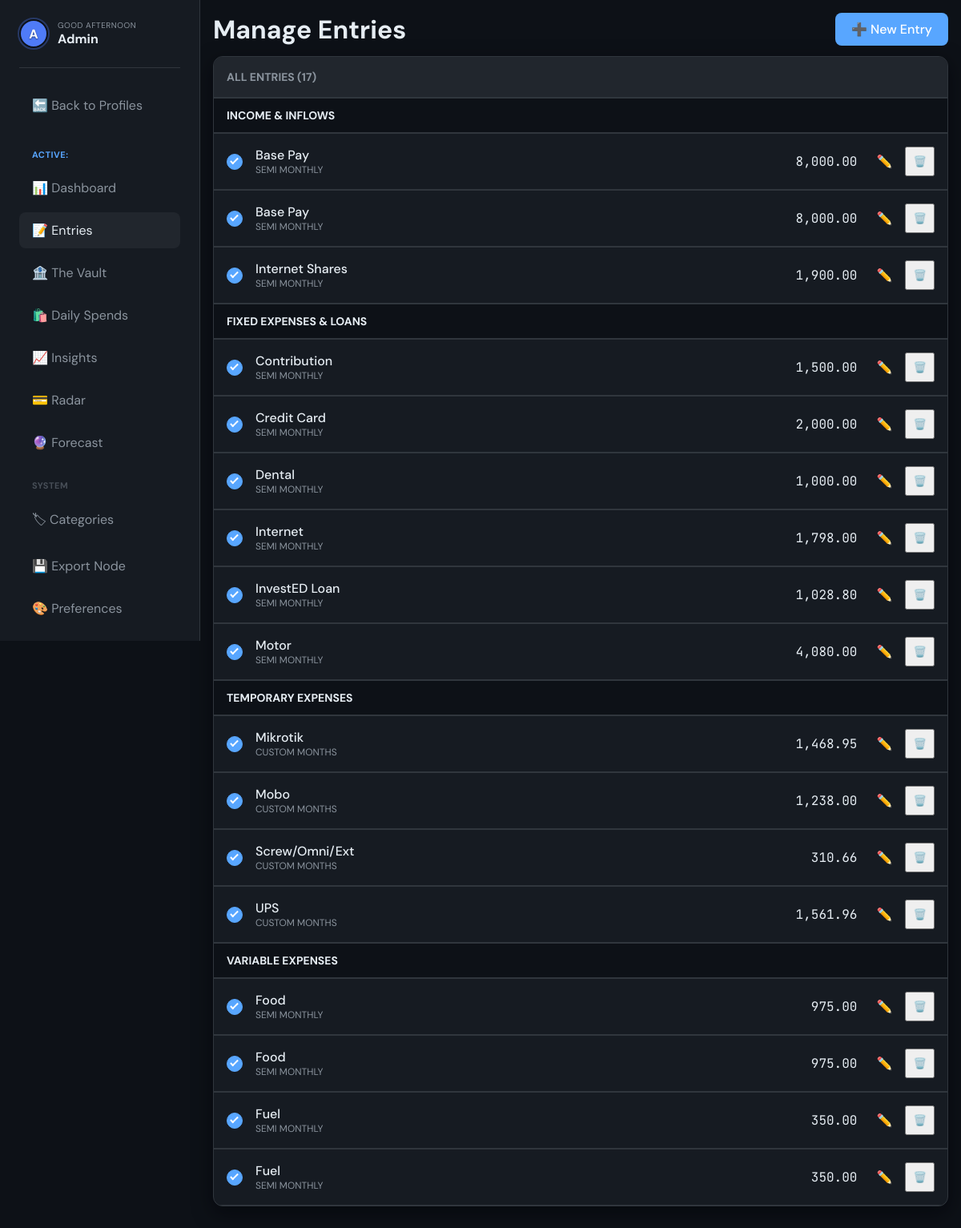
Screenshot of /entries/1 (signed in) with the database file from the repository.
### tables this page shows
CREATE TABLE entries (
    id INT UNSIGNED AUTO_INCREMENT PRIMARY KEY,
    profile_id INT UNSIGNED NOT NULL,
    category_id INT UNSIGNED NOT NULL,
    name VARCHAR(150) NOT NULL,
    amount DECIMAL(12,2) NOT NULL DEFAULT 0.00,
    type ENUM('inflow','outflow') NOT NULL,
    is_active BOOLEAN DEFAULT TRUE,
    notes TEXT,
    created_at TIMESTAMP DEFAULT CURRENT_TIMESTAMP,
    updated_at TIMESTAMP DEFAULT CURRENT_TIMESTAMP ON UPDATE CURRENT_TIMESTAMP,
    FOREIGN KEY (profile_id) REFERENCES profiles(id) ON DELETE CASCADE,
    FOREIGN KEY (category_id) REFERENCES categories(id) ON DELETE RESTRICT
);

CREATE TABLE categories (
    id INT UNSIGNED AUTO_INCREMENT PRIMARY KEY,
    profile_id INT UNSIGNED NOT NULL,
    name VARCHAR(100) NOT NULL,
    type ENUM('inflow','outflow','savings') NOT NULL DEFAULT 'outflow',
    color VARCHAR(7) DEFAULT '#888888',
    icon VARCHAR(50) DEFAULT 'tag',
    sort_order SMALLINT DEFAULT 0,
    created_at TIMESTAMP DEFAULT CURRENT_TIMESTAMP,
    FOREIGN KEY (profile_id) REFERENCES profiles(id) ON DELETE CASCADE
);

CREATE TABLE entry_frequencies (
    id INT UNSIGNED AUTO_INCREMENT PRIMARY KEY,
    entry_id INT UNSIGNED NOT NULL,
    frequency_type ENUM('weekly','bi_weekly','semi_monthly','monthly','quarterly','semi_annual','annual','custom_months','one_time') NOT NULL,
    specific_day TINYINT UNSIGNED,
    specific_date DATE,
    is_first_half BOOLEAN DEFAULT TRUE,
    start_date DATE,
    end_date DATE,
    total_months TINYINT UNSIGNED,
    months_paid TINYINT UNSIGNED DEFAULT 0,
    repeat_on_months JSON,
    created_at TIMESTAMP DEFAULT CURRENT_TIMESTAMP,
    FOREIGN KEY (entry_id) REFERENCES entries(id) ON DELETE CASCADE
);

### index.php (called while the page is built, shortened)
<?php
spl_autoload_register(function ($class) {
    $class = str_replace('\\', DIRECTORY_SEPARATOR, $class);
    $file = __DIR__ . DIRECTORY_SEPARATOR . $class . '.php';
});
require_once 'core/Router.php';
$router = new core\Router();
$router->get('/login', 'AuthController@login');
$router->post('/login', 'AuthController@authenticate');
$router->get('/register', 'AuthController@register');
$router->post('/register', 'AuthController@store');
$router->get('/logout', 'AuthController@logout');
$router->get('/account', 'AccountController@index');
$router->post('/account/profile', 'AccountController@updateProfile');
$router->post('/account/password', 'AccountController@updatePassword');
$router->get('/tools/compound', 'GlobalController@compound');
$router->get('/tools/loan', 'GlobalController@loan');
$router->get('/system/security', 'GlobalController@security');
$router->get('/system/master-backup', 'GlobalController@masterBackup');
$router->post('/system/master-restore', 'GlobalController@masterRestore');
$router->get('/', 'ProfileController@index');
$router->get('/profile/create', 'ProfileController@create');
$router->post('/profile/create', 'ProfileController@store');
$router->get('/profile/{id}/edit', 'ProfileController@edit');
$router->post('/profile/{id}/edit', 'ProfileController@update');
$router->get('/profile/{id}/delete', 'ProfileController@delete');
$router->get('/dashboard/{profile_id}', 'DashboardController@index');
$router->post('/dashboard/tx/{id}/toggle', 'DashboardController@toggleTx');
$router->post('/dashboard/tx/{id}/amount', 'DashboardController@updateTxAmount');
$router->post('/dashboard/{profile_id}/quick', 'DashboardController@quickAdd');
$router->get('/entries/{profile_id}', 'EntryController@index');
$router->get('/entries/{profile_id}/create', 'EntryController@create');
$router->post('/entries/{profile_id}/store', 'EntryController@store');
$router->get('/entries/edit/{id}', 'EntryController@edit');
$router->post('/entries/{id}/update', 'EntryController@update');
$router->post('/entries/{id}/toggle', 'EntryController@toggleActive');
$router->post('/entries/{id}/delete', 'EntryController@delete');
$router->get('/categories/{profile_id}', 'CategoryController@index');
$router->post('/categories/{profile_id}/store', 'CategoryController@store');
$router->post('/categories/{profile_id}/reorder', 'CategoryController@reorder');
$router->get('/categories/edit/{id}', 'CategoryController@edit');
$router->post('/categories/{id}/update', 'CategoryController@update');
$router->post('/categories/{id}/delete', 'CategoryController@delete');
$router->get('/calculator/{profile_id}', 'CalculatorController@index');
$router->get('/calculator/{profile_id}/import', 'CalculatorController@importPeriod');
$router->get('/vault/{profile_id}', 'VaultController@index');
$router->post('/vault/{profile_id}/store', 'VaultController@store');
$router->post('/vault/fund/{id}', 'VaultController@addFunds');
$router->post('/vault/delete/{id}', 'VaultController@delete');
$router->get('/insights/{profile_id}', 'InsightsController@index');
$router->get('/radar/{profile_id}', 'RadarController@index');
$router->get('/forecast/{profile_id}', 'ForecastController@index');
$router->post('/forecast/{profile_id}/add', 'ForecastController@add');
$router->post('/forecast/{profile_id}/remove', 'ForecastController@remove');
$router->post('/forecast/{profile_id}/clear', 'ForecastController@clear');
$router->get('/shopping/{profile_id}', 'ShoppingController@index');
$router->post('/shopping/{profile_id}/store', 'ShoppingController@store');
$router->post('/shopping/delete/{id}', 'ShoppingController@delete');
$router->get('/backups/{profile_id}', 'BackupController@index');
$router->get('/backups/{profile_id}/excel', 'BackupController@exportExcel');
$router->get('/backups/{profile_id}/json', 'BackupController@exportJson');
$router->post('/backups/{profile_id}/wipe', 'BackupController@wipeData');
$router->get('/preferences/{profile_id}', 'PreferenceController@index');
$url = $_SERVER['REQUEST_URI'];
$method = $_SERVER['REQUEST_METHOD'];
$router->dispatch($url, $method);

### core/Controller.php (called while the page is built, shortened)
<?php
abstract class Controller {
    protected function view(string $template, array $data = []): void {
        View::render($template, $data);
    }
}

### controllers/EntryController.php (called while the page is built, shortened)
<?php
class EntryController extends Controller {
    public function index(int $profile_id): void {
        $entryModel = new BudgetEntry();
        $catModel = new Category();
        $entries = $entryModel->getWithFrequencies($profile_id);
        $categories = $catModel->findAll(['profile_id' => $profile_id], 'sort_order ASC');
        $this->view('entries/index', [
            'entries' => $entries,
            'categories' => $categories,
            'profile_id' => $profile_id
        ]);
    }
}

### config/database.php (called while the page is built, shortened)
<?php
class Database {
    private static ?PDO $instance = null;
    public static function getInstance(): PDO {
        if (self::$instance === null) {
            $host = '127.0.0.1';
            $db   = 'budget_tracker';
            $user = 'root';
            $pass = '';
            $charset = 'utf8mb4';
            $dsn = "mysql:host=$host;dbname=$db;charset=$charset";
            $options = [
                PDO::ATTR_ERRMODE            => PDO::ERRMODE_EXCEPTION,
                PDO::ATTR_DEFAULT_FETCH_MODE => PDO::FETCH_ASSOC,
                PDO::ATTR_EMULATE_PREPARES   => false,
            ];
            try {
                self::$instance = new PDO($dsn, $user, $pass, $options);
            } catch (PDOException $e) {
                die("Database connection failed: " . $e->getMessage());
            }
        }
        return self::$instance;
    }
}

### core/Model.php (called while the page is built, shortened)
<?php
abstract class Model {
    public function __construct() {
        $this->db = Database::getInstance();
    }
}

### models/BudgetEntry.php (called while the page is built, shortened)
<?php
class BudgetEntry extends Model {
    protected string $table = 'entries';
    public function getWithFrequencies(int $profile_id): array {
        $stmt = $this->db->prepare("
            SELECT e.*, f.frequency_type, f.is_first_half, f.specific_day, f.start_date, f.end_date, f.total_months, f.months_paid, c.name as category_name
            FROM {$this->table} e
            LEFT JOIN entry_frequencies f ON e.id = f.entry_id
            JOIN categories c ON e.category_id = c.id
            WHERE e.profile_id = :pid
            ORDER BY c.sort_order ASC, e.name ASC
        ");
        $stmt->execute(['pid' => $profile_id]);
        return $stmt->fetchAll();
    }
}

### views/entries/index.php (the view, shortened to what this page needs)
<?php $basePath = rtrim(dirname($_SERVER['SCRIPT_NAME']), '/\\'); ?>
<header class="top-bar">
    <h1>Manage Entries</h1>
    <a href="<?= $basePath ?>/entries/<?= $profile_id ?>/create" class="btn primary">➕ New Entry</a>
</header>
<div class="card" style="padding: 0; overflow: hidden;">
    <div style="padding: 16px; background: var(--bg-elevated); border-bottom: 1px solid var(--border); display: flex; gap: 12px;">
        <span style="color: var(--text-secondary); font-size: 14px; font-weight: bold;">ALL ENTRIES (<?= count($entries) ?>)</span>
    </div>
    <?php
    $current_cat = null;
    foreach ($entries as $entry):
        if ($current_cat !== $entry['category_id']):
            $current_cat = $entry['category_id'];
    ?>
        <div style="padding: 12px 16px; background: var(--bg-primary); font-weight: bold; font-size: 14px; border-bottom: 1px solid var(--border); border-top: 1px solid var(--border);">
            <?= htmlspecialchars($entry['category_name']) ?>
        </div>
    <?php endif; ?>
        <div class="tx-row <?= $entry['is_active'] ? '' : 'unchecked' ?>" style="display: grid; grid-template-columns: auto 1fr auto auto; gap: 16px; padding: 16px; border-bottom: 1px solid var(--border);">
            <div>
                <label class="checkbox-container toggle-active-btn"
                    data-id="<?= $entry['id'] ?>"
                    style="display:flex;align-items:center;justify-content:flex-end;gap:8px;">
                    <span class="checkmark" style="border-radius:10px;"></span>
                </label>
            </div>
            <div style="display: flex; flex-direction: column;">
                <span style="font-weight: 500;"><?= htmlspecialchars($entry['name']) ?></span>
                <span style="font-size: 12px; color: var(--text-secondary);"><?= str_replace('_', ' ', strtoupper($entry['frequency_type'])) ?></span>
            </div>
            <div class="amount <?= $entry['type'] ?>">
                <?= number_format((float)$entry['amount'], 2) ?>
            </div>
            <div style="display: flex; gap: 8px;">
                <a href="<?= $basePath ?>/entries/edit/<?= $entry['id'] ?>" class="icon-btn ghost">✏️</a>
                <button class="icon-btn ghost delete-entry-btn" data-id="<?= $entry['id'] ?>" data-name="<?= htmlspecialchars($entry['name']) ?>" style="cursor:pointer;">🗑️</button>
            </div>
        </div>
    <?php endforeach; ?>
</div>

### core/Router.php (shortened to what this page needs)
<?php
class Router {
    private array $routes = [];
    public function get(string $path, string $handler): void {
        $this->routes['GET'][$path] = $handler;
    }
    public function post(string $path, string $handler): void {
        $this->routes['POST'][$path] = $handler;
    }
    public function dispatch(string $uri, string $method): void {
        $uri = parse_url($uri, PHP_URL_PATH);
        $uri = rtrim($uri, '/') ?: '/';
        foreach ($this->routes[$method] as $route => $handler) {
            $pattern = preg_replace('/\{([a-zA-Z0-9_]+)\}/', '(?P<$1>[a-zA-Z0-9_-]+)', $route);
            $pattern = "#^" . $pattern . "$#";
            if (preg_match($pattern, $uri, $matches)) {
                $params = array_filter($matches, 'is_string', ARRAY_FILTER_USE_KEY);
                [$controllerName, $action] = explode('@', $handler);
                $controllerClass = "controllers\\" . $controllerName;
                if (class_exists($controllerClass)) {
                    $controller = new $controllerClass();
                    if (method_exists($controller, $action)) {
                        call_user_func_array([$controller, $action], $params);
                        return;
                    }
                }
            }
        }
    }
}

### rows the page displays
entries: category.name "INCOME & INFLOWS", name "Base Pay", entry_frequencies.frequency_type "SEMI MONTHLY", amount "8,000.00"
entries: name "Internet Shares", entry_frequencies.frequency_type "SEMI MONTHLY", amount "1,900.00"
entries: category.name "FIXED EXPENSES & LOANS", name "Contribution", entry_frequencies.frequency_type "SEMI MONTHLY", amount "1,500.00"
entries: name "Credit Card", entry_frequencies.frequency_type "SEMI MONTHLY", amount "2,000.00"
entries: name "Dental", entry_frequencies.frequency_type "SEMI MONTHLY", amount "1,000.00"
entries: name "Internet", entry_frequencies.frequency_type "SEMI MONTHLY", amount "1,798.00"
entries: name "InvestED Loan", entry_frequencies.frequency_type "SEMI MONTHLY", amount "1,028.80"
entries: name "Motor", entry_frequencies.frequency_type "SEMI MONTHLY", amount "4,080.00"
entries: category.name "TEMPORARY EXPENSES", name "Mikrotik", entry_frequencies.frequency_type "CUSTOM MONTHS", amount "1,468.95"
entries: name "Mobo", entry_frequencies.frequency_type "CUSTOM MONTHS", amount "1,238.00"
entries: name "Screw/Omni/Ext", entry_frequencies.frequency_type "CUSTOM MONTHS", amount "310.66"
entries: name "UPS", entry_frequencies.frequency_type "CUSTOM MONTHS", amount "1,561.96"
entries: category.name "VARIABLE EXPENSES", name "Food", entry_frequencies.frequency_type "SEMI MONTHLY", amount "975.00"
entries: name "Fuel", entry_frequencies.frequency_type "SEMI MONTHLY", amount "350.00"

### other values shown
count($entries) "17"
